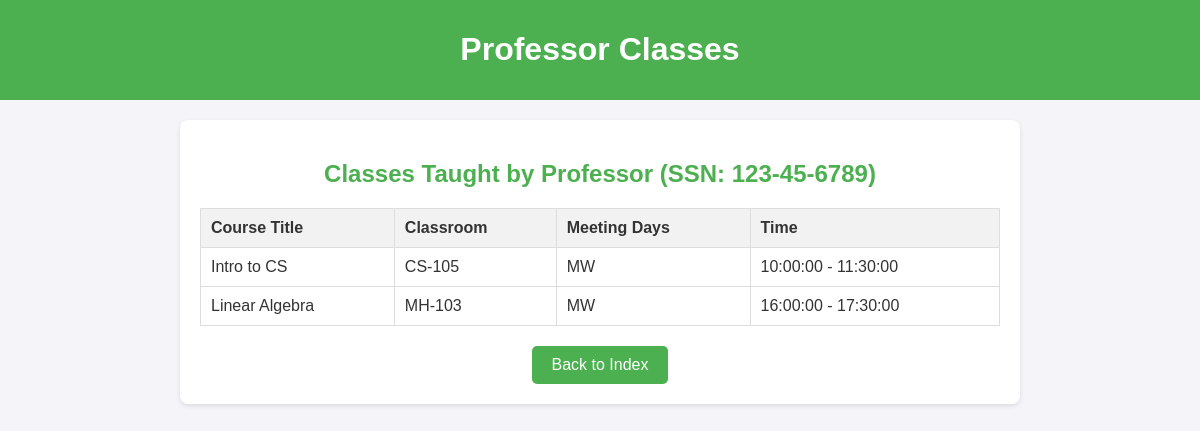
/php/professor_classes.php?ssn=123-45-6789, run on the app's committed database.
### tables this page shows
CREATE TABLE Sections (
    SectionID INT AUTO_INCREMENT PRIMARY KEY,
    CourseID INT,
    SectionNumber VARCHAR(10),
    Classroom VARCHAR(50),
    Seats INT,
    MeetingDays VARCHAR(20),  
    StartTime TIME,
    EndTime TIME,
    ProfessorID INT,
    FOREIGN KEY (CourseID) REFERENCES Courses(CourseID),
    FOREIGN KEY (ProfessorID) REFERENCES Professors(ProfessorID)
);

CREATE TABLE Courses (
    CourseID INT AUTO_INCREMENT PRIMARY KEY,
    CourseNumber VARCHAR(10) UNIQUE NOT NULL,
    Title VARCHAR(100) NOT NULL,
    Textbook VARCHAR(255),
    Units INT,
    DepartmentID INT,
    FOREIGN KEY (DepartmentID) REFERENCES Departments(DepartmentID)
);

### php/professor_classes.php (the view, shortened to what this page needs)
<?php
include 'config.php';
$ssn = $_GET['ssn'];
$sql = "SELECT c.Title, s.Classroom, s.MeetingDays, s.StartTime, s.EndTime
        FROM Professors p
        JOIN Sections s ON p.ProfessorID = s.ProfessorID
        JOIN Courses c ON s.CourseID = c.CourseID
        WHERE p.SSN = ?";
$stmt = $conn->prepare($sql);
$stmt->bind_param("s", $ssn);
$stmt->execute();
$result = $stmt->get_result();
?>
<!DOCTYPE html>
<html lang="en">
<head>
</head>
<body>
    <header>
        <h1>Professor Classes</h1>
    </header>
    <main>
        <?php if ($result->num_rows > 0): ?>
            <h2>Classes Taught by Professor (SSN: <?php echo htmlspecialchars($ssn); ?>)</h2>
            <table>
                <thead>
                    <tr>
                        <th>Course Title</th>
                        <th>Classroom</th>
                        <th>Meeting Days</th>
                        <th>Time</th>
                    </tr>
                </thead>
                <tbody>
                    <?php while ($row = $result->fetch_assoc()): ?>
                        <tr>
                            <td><?php echo htmlspecialchars($row['Title']); ?></td>
                            <td><?php echo htmlspecialchars($row['Classroom']); ?></td>
                            <td><?php echo htmlspecialchars($row['MeetingDays']); ?></td>
                            <td><?php echo htmlspecialchars($row['StartTime']) . " - " . htmlspecialchars($row['EndTime']); ?></td>
                        </tr>
                    <?php endwhile; ?>
                </tbody>
            </table>
        <?php else: ?>
            <p>No classes found for the professor with SSN: <?php echo htmlspecialchars($ssn); ?></p>
        <?php endif; ?>
        <div style="text-align: center; margin-top: 20px;">
            <a href="index.php" style="text-decoration: none;">
                <button style="
                    background-color: #4CAF50;
                    color: white;
                    border: none;
                    padding: 10px 20px;
                    font-size: 16px;
                    border-radius: 5px;
                    cursor: pointer;
                ">
                    Back to Index
                </button>
            </a>
        </div>
    </main>
</body>
</html>

### php/professor_classes.php (style rules this page uses)
body { font-family: Arial, sans-serif; margin: 0; padding: 0; background-color: #f4f4f9; color: #333; }
header { background-color: #4CAF50; color: white; padding: 10px 20px; text-align: center; }
main { max-width: 800px; margin: 20px auto; padding: 20px; background: white; box-shadow: 0 2px 5px rgba(0, 0, 0, 0.1); border-radius: 8px; }
h2 { color: #4CAF50; text-align: center; }
table { width: 100%; border-collapse: collapse; margin: 20px 0; }
table, th, td { border: 1px solid #ddd; }
th, td { padding: 10px; text-align: left; }
th { background-color: #f2f2f2; }

### data on the page
sections: CourseID.Title "Intro to CS", Classroom "CS-105", MeetingDays "MW", StartTime "10:00:00", EndTime "11:30:00"
sections: CourseID.Title "Linear Algebra", Classroom "MH-103", MeetingDays "MW", StartTime "16:00:00", EndTime "17:30:00"

### other printed values
$ssn "123-45-6789"
